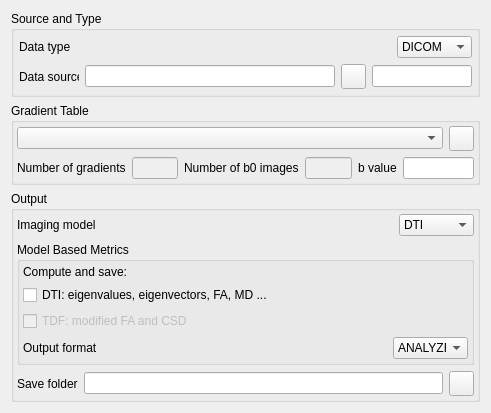
<?xml version="1.0" encoding="UTF-8"?>
<ui version="4.0">
 <class>Page1DW</class>
 <widget class="QWizardPage" name="Page1DW">
  <property name="geometry">
   <rect>
    <x>0</x>
    <y>0</y>
    <width>487</width>
    <height>386</height>
   </rect>
  </property>
  <property name="windowTitle">
   <string>WizardPage</string>
  </property>
  <layout class="QVBoxLayout" name="verticalLayout_5">
   <item>
    <widget class="QGroupBox" name="groupBox">
     <property name="title">
      <string>Source and Type</string>
     </property>
     <layout class="QVBoxLayout" name="verticalLayout">
      <property name="margin">
       <number>5</number>
      </property>
      <item>
       <layout class="QHBoxLayout" name="horizontalLayout">
        <item>
         <widget class="QLabel" name="label">
          <property name="text">
           <string notr="true">Data type</string>
          </property>
          <property name="buddy">
           <cstring>DataTypeBox</cstring>
          </property>
         </widget>
        </item>
        <item>
         <widget class="QComboBox" name="DataTypeBox">
          <property name="maximumSize">
           <size>
            <width>75</width>
            <height>16777215</height>
           </size>
          </property>
          <item>
           <property name="text">
            <string notr="true">DICOM</string>
           </property>
          </item>
          <item>
           <property name="text">
            <string notr="true">ANALYZE</string>
           </property>
          </item>
          <item>
           <property name="text">
            <string notr="true">NIFTI</string>
           </property>
          </item>
         </widget>
        </item>
       </layout>
      </item>
      <item>
       <layout class="QHBoxLayout" name="horizontalLayout_2">
        <item>
         <widget class="QLabel" name="label_2">
          <property name="minimumSize">
           <size>
            <width>60</width>
            <height>0</height>
           </size>
          </property>
          <property name="text">
           <string>Data source</string>
          </property>
          <property name="buddy">
           <cstring>DataSourceEdit</cstring>
          </property>
         </widget>
        </item>
        <item>
         <widget class="QLineEdit" name="DataSourceEdit">
          <property name="minimumSize">
           <size>
            <width>250</width>
            <height>0</height>
           </size>
          </property>
          <property name="text">
           <string notr="true"/>
          </property>
          <property name="readOnly">
           <bool>false</bool>
          </property>
         </widget>
        </item>
        <item>
         <widget class="QPushButton" name="DataSourceButton">
          <property name="minimumSize">
           <size>
            <width>25</width>
            <height>25</height>
           </size>
          </property>
          <property name="maximumSize">
           <size>
            <width>25</width>
            <height>25</height>
           </size>
          </property>
          <property name="text">
           <string/>
          </property>
          <property name="icon">
           <iconset resource="TractCreator.qrc">
            <normaloff>:/images/Open.png</normaloff>:/images/Open.png</iconset>
          </property>
          <property name="iconSize">
           <size>
            <width>20</width>
            <height>20</height>
           </size>
          </property>
         </widget>
        </item>
        <item>
         <widget class="QLineEdit" name="SourceBaseNameEdit">
          <property name="minimumSize">
           <size>
            <width>100</width>
            <height>0</height>
           </size>
          </property>
         </widget>
        </item>
       </layout>
      </item>
     </layout>
    </widget>
   </item>
   <item>
    <widget class="QGroupBox" name="groupBox_2">
     <property name="title">
      <string>Gradient Table</string>
     </property>
     <layout class="QVBoxLayout" name="verticalLayout_2">
      <property name="margin">
       <number>3</number>
      </property>
      <item>
       <layout class="QHBoxLayout" name="horizontalLayout_3">
        <item>
         <widget class="QComboBox" name="gTableListBox"/>
        </item>
        <item>
         <widget class="QPushButton" name="EditTableButton">
          <property name="minimumSize">
           <size>
            <width>25</width>
            <height>25</height>
           </size>
          </property>
          <property name="maximumSize">
           <size>
            <width>25</width>
            <height>25</height>
           </size>
          </property>
          <property name="toolTip">
           <string>Edit gradient table</string>
          </property>
          <property name="text">
           <string/>
          </property>
          <property name="icon">
           <iconset resource="TractCreator.qrc">
            <normaloff>:/images/edit.png</normaloff>:/images/edit.png</iconset>
          </property>
          <property name="iconSize">
           <size>
            <width>20</width>
            <height>20</height>
           </size>
          </property>
         </widget>
        </item>
       </layout>
      </item>
      <item>
       <layout class="QHBoxLayout" name="horizontalLayout_7">
        <item>
         <widget class="QLabel" name="label_5">
          <property name="sizePolicy">
           <sizepolicy hsizetype="MinimumExpanding" vsizetype="Preferred">
            <horstretch>0</horstretch>
            <verstretch>0</verstretch>
           </sizepolicy>
          </property>
          <property name="text">
           <string notr="true">Number of gradients</string>
          </property>
         </widget>
        </item>
        <item>
         <widget class="QLineEdit" name="nGradientsEdit">
          <property name="enabled">
           <bool>false</bool>
          </property>
          <property name="maximumSize">
           <size>
            <width>50</width>
            <height>16777215</height>
           </size>
          </property>
          <property name="readOnly">
           <bool>true</bool>
          </property>
         </widget>
        </item>
        <item>
         <widget class="QLabel" name="label_6">
          <property name="sizePolicy">
           <sizepolicy hsizetype="MinimumExpanding" vsizetype="Preferred">
            <horstretch>0</horstretch>
            <verstretch>0</verstretch>
           </sizepolicy>
          </property>
          <property name="text">
           <string>Number of b0 images</string>
          </property>
         </widget>
        </item>
        <item>
         <widget class="QLineEdit" name="nb0ImagesEdit">
          <property name="enabled">
           <bool>false</bool>
          </property>
          <property name="maximumSize">
           <size>
            <width>50</width>
            <height>16777215</height>
           </size>
          </property>
          <property name="text">
           <string notr="true"/>
          </property>
          <property name="readOnly">
           <bool>true</bool>
          </property>
         </widget>
        </item>
        <item>
         <widget class="QLabel" name="label_4">
          <property name="sizePolicy">
           <sizepolicy hsizetype="MinimumExpanding" vsizetype="Preferred">
            <horstretch>0</horstretch>
            <verstretch>0</verstretch>
           </sizepolicy>
          </property>
          <property name="text">
           <string>b value</string>
          </property>
         </widget>
        </item>
        <item>
         <widget class="QLineEdit" name="bValueEdit">
          <property name="maximumSize">
           <size>
            <width>75</width>
            <height>16777215</height>
           </size>
          </property>
         </widget>
        </item>
       </layout>
      </item>
     </layout>
    </widget>
   </item>
   <item>
    <widget class="QGroupBox" name="groupBox_3">
     <property name="title">
      <string>Output</string>
     </property>
     <layout class="QVBoxLayout" name="verticalLayout_3">
      <property name="margin">
       <number>3</number>
      </property>
      <item>
       <layout class="QHBoxLayout" name="horizontalLayout_5">
        <item>
         <widget class="QLabel" name="label_3">
          <property name="text">
           <string>Imaging model</string>
          </property>
          <property name="buddy">
           <cstring>ModelBox</cstring>
          </property>
         </widget>
        </item>
        <item>
         <widget class="QComboBox" name="ModelBox">
          <property name="maximumSize">
           <size>
            <width>75</width>
            <height>16777215</height>
           </size>
          </property>
          <item>
           <property name="text">
            <string>DTI</string>
           </property>
          </item>
          <item>
           <property name="text">
            <string>TDF</string>
           </property>
          </item>
         </widget>
        </item>
       </layout>
      </item>
      <item>
       <widget class="QGroupBox" name="groupBox_4">
        <property name="title">
         <string>Model Based Metrics</string>
        </property>
        <layout class="QVBoxLayout" name="verticalLayout_4">
         <property name="margin">
          <number>3</number>
         </property>
         <item>
          <widget class="QLabel" name="label_8">
           <property name="text">
            <string>Compute and save: </string>
           </property>
          </widget>
         </item>
         <item>
          <widget class="QCheckBox" name="ComputeDTIMetricsCheck">
           <property name="enabled">
            <bool>true</bool>
           </property>
           <property name="text">
            <string notr="true">DTI: eigenvalues, eigenvectors, FA, MD ...</string>
           </property>
           <property name="checked">
            <bool>false</bool>
           </property>
          </widget>
         </item>
         <item>
          <widget class="QCheckBox" name="ComputeTDFMetricsCheck">
           <property name="enabled">
            <bool>false</bool>
           </property>
           <property name="text">
            <string notr="true">TDF: modified FA and CSD</string>
           </property>
          </widget>
         </item>
         <item>
          <layout class="QHBoxLayout" name="horizontalLayout_8">
           <item>
            <widget class="QLabel" name="label_9">
             <property name="text">
              <string>Output format</string>
             </property>
            </widget>
           </item>
           <item>
            <widget class="QComboBox" name="MetricFormatBox">
             <property name="enabled">
              <bool>true</bool>
             </property>
             <property name="maximumSize">
              <size>
               <width>75</width>
               <height>16777215</height>
              </size>
             </property>
             <item>
              <property name="text">
               <string>ANALYZE</string>
              </property>
             </item>
             <item>
              <property name="text">
               <string>NIFTI</string>
              </property>
             </item>
            </widget>
           </item>
          </layout>
         </item>
        </layout>
       </widget>
      </item>
      <item>
       <layout class="QHBoxLayout" name="horizontalLayout_4">
        <item>
         <widget class="QLabel" name="label_7">
          <property name="minimumSize">
           <size>
            <width>60</width>
            <height>0</height>
           </size>
          </property>
          <property name="text">
           <string>Save folder</string>
          </property>
          <property name="buddy">
           <cstring>DataSourceEdit</cstring>
          </property>
         </widget>
        </item>
        <item>
         <widget class="QLineEdit" name="SaveFolderEdit">
          <property name="minimumSize">
           <size>
            <width>250</width>
            <height>0</height>
           </size>
          </property>
          <property name="text">
           <string/>
          </property>
          <property name="readOnly">
           <bool>false</bool>
          </property>
         </widget>
        </item>
        <item>
         <widget class="QPushButton" name="SaveFolderButton">
          <property name="minimumSize">
           <size>
            <width>25</width>
            <height>25</height>
           </size>
          </property>
          <property name="maximumSize">
           <size>
            <width>25</width>
            <height>25</height>
           </size>
          </property>
          <property name="text">
           <string/>
          </property>
          <property name="icon">
           <iconset resource="TractCreator.qrc">
            <normaloff>:/images/Open.png</normaloff>:/images/Open.png</iconset>
          </property>
          <property name="iconSize">
           <size>
            <width>20</width>
            <height>20</height>
           </size>
          </property>
         </widget>
        </item>
       </layout>
      </item>
     </layout>
    </widget>
   </item>
  </layout>
 </widget>
 <resources>
  <include location="TractCreator.qrc"/>
 </resources>
 <connections/>
</ui>
